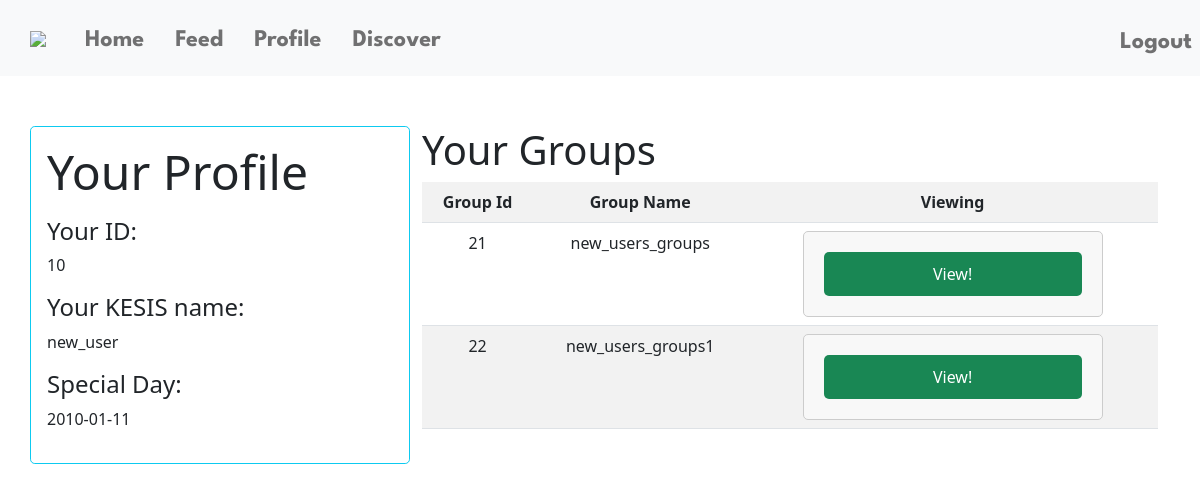
The page /profile (signed in) on the database its author committed.
### tables this page shows
CREATE TABLE users (
id INTEGER PRIMARY KEY AUTOINCREMENT NOT NULL,
username TEXT NOT NULL,
hash TEXT NOT NULL,
birthday DATE NOT NULL);

CREATE TABLE groups (
group_id INTEGER PRIMARY KEY AUTOINCREMENT NOT NULL,
group_name TEXT NOT NULL,
group_pass TEXT NOT NULL);

### app.py (the view)
@app.route("/profile", methods=["GET"])
@login_required
def profile():
    if request.method == "GET":
        users_information = db.execute("SELECT id as 'Your ID: ', username as 'Your KESIS name: ', birthday AS 'Special Day:' FROM users WHERE id = ? ", session["user_id"])
        users_groups = db.execute("SELECT group_id, group_name FROM groups WHERE group_id IN (SELECT group_id FROM group_members WHERE user_id = ?)", session["user_id"])
        return render_template("profile.html", users_groups=users_groups, users_information=users_information)

### app.py (called while the page is built)
@app.after_request
def after_request(response):
    response.headers["Cache-Control"] = "no-cache, no-store, must-revalidate"
    response.headers["Expires"] = 0
    response.headers["Pragma"] = "no-cache"
    return response

### helpers.py (called while the page is built)
def login_required(f):
    @wraps(f)
    def decorated_function(*args, **kwargs):
        if session.get("user_id") is None:
            return redirect("/login")
        return f(*args, **kwargs)
    return decorated_function

### templates/profile.html (shortened to what this page needs)
{% extends "layout.html" %}
{% block main %}
<div class="container">
    <div class="row">
        <div class="col-4 p-3 bg-light bg-opacity-10 border border-info rounded-3">
            <p class="display-5"> Your Profile</p>
            <div class="row">
                <div class="col-8">
                  <div data-bs-spy="scroll" data-bs-target="#list-example" data-bs-smooth-scroll="true" class="scrollspy-example" tabindex="0">
                    {% for dict in users_information%}
                        {% for key in dict.keys()%}
                            <h4 id="list-item-1"> {{key}}</h4>
                            <p> {{dict[key]}}</p>
                        {% endfor %}
                    {% endfor %}
                  </div>
                </div>
              </div>
        </div>
        <div class = "col-8">
            <h1 class="display-6"> Your Groups</h1>
            <table class="table table-striped">
                <tr class="text-center">
                    <th>Group Id</th>
                    <th>Group Name</th>
                    <th>Viewing</th>
                </tr>
                {%for group in users_groups%}
                    <tr>
                        {%for data in group.values()%}
                            <td class="text-center">
                                {{data}}
                            </td>
                        {%endfor%}
                        <td>
                            <form action="/groups/{{group['group_name']}}" method="get">
                                <button type="submit" name="view" class="btn btn-success">View!</button>
                            </form>
                        </td>
                    </tr>
                {%endfor%}
            </table>
        </div>
    </div>
</div>
{% endblock %}

### static/styles.css (style rules this page uses)
form { width: 300px; margin: 0 auto; padding: 20px; border: 1px solid #ccc; border-radius: 5px; background-color: #f8f8f8; }
.btn { width: 100%; padding: 10px; color: #fff; border: none; border-radius: 5px; }
.container { margin-top: 50px; }

### rows shown on the page
users: keys "Your ID:" "Your KESIS name:" "Special Day:", id "10" "new_user" "2010-01-11"
groups: values "21", group_name "new_users_groups"
groups: values "22", group_name "new_users_groups1"
